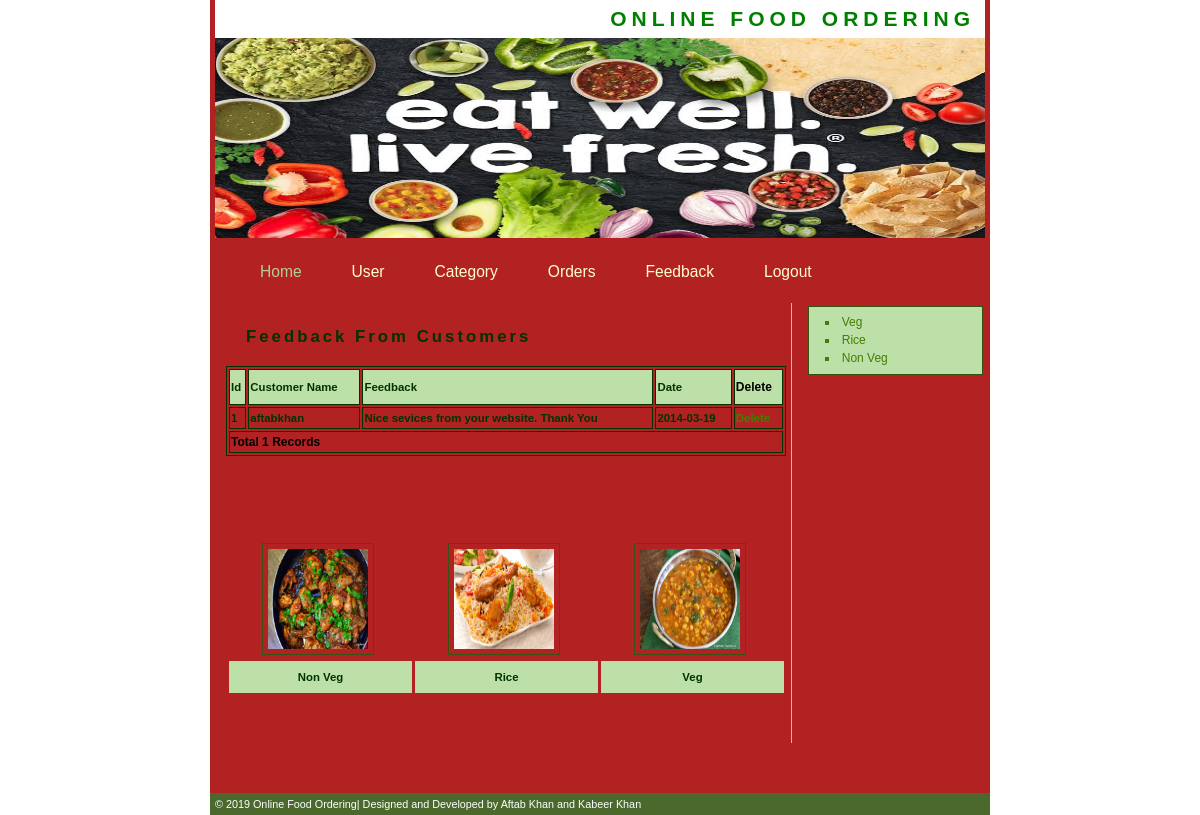
/Admin/Feedback.php, run on the app's committed database.
### tables this page shows
CREATE TABLE IF NOT EXISTS `feedback_master` (
  `FeedbackId` int(11) NOT NULL AUTO_INCREMENT,
  `CustomerId` int(11) NOT NULL,
  `Feedback` varchar(200) NOT NULL,
  `Date` date NOT NULL,
  PRIMARY KEY (`FeedbackId`)
);

CREATE TABLE IF NOT EXISTS `customer_registration` (
  `CustomerId` int(11) NOT NULL AUTO_INCREMENT,
  `CustomerName` varchar(20) NOT NULL,
  `Address` varchar(100) NOT NULL,
  `City` varchar(20) NOT NULL,
  `Email` varchar(50) NOT NULL,
  `Mobile` bigint(10) NOT NULL,
  `Gender` varchar(10) NOT NULL,
  `BirthDate` date NOT NULL,
  `UserName` varchar(20) NOT NULL,
  `Password` varchar(20) NOT NULL,
  PRIMARY KEY (`CustomerId`)
);

CREATE TABLE IF NOT EXISTS `category_master` (
  `CategoryId` int(11) NOT NULL AUTO_INCREMENT,
  `CategoryName` varchar(20) NOT NULL,
  `Description` varchar(200) NOT NULL,
  `Image` varchar(100) NOT NULL,
  PRIMARY KEY (`CategoryId`)
);

### Admin/Feedback.php (the view, shortened to what this page needs)
<!DOCTYPE html PUBLIC "-//W3C//DTD XHTML 1.0 Transitional//EN" "http://www.w3.org/TR/xhtml1/DTD/xhtml1-transitional.dtd">
<html xmlns="http://www.w3.org/1999/xhtml">
<head>
<link href="style.css" rel="stylesheet" type="text/css" />
</head>
<body>
<div id="wrapper">
  <?php
  include "Header.php";
  ?>
  <div id="content">
    <h2><span style="color:#003300"> Feedback From Customers</span></h2>
    <table width="100%" border="1" bordercolor="#003300" >
      <tr>
        <th height="32" bgcolor="#BDE0A8" class="style3"><div align="left" class="style9 style5"><strong>Id</strong></div></th>
        <th bgcolor="#BDE0A8" class="style3"><div align="left" class="style9 style5"><strong>Customer Name</strong></div></th>
        <th bgcolor="#BDE0A8" class="style3"><div align="left" class="style9 style5"><strong>Feedback</strong></div></th>
        <th bgcolor="#BDE0A8" class="style3"><div align="left" class="style9 style5"><strong>Date</strong></div></th>
         <th bgcolor="#BDE0A8" class="style3"><div align="left" class="style12">Delete</div></th>
      </tr>
      <?php
$con = mysql_connect("localhost","root");
$sql = "select Feedback_Master.FeedbackId,Customer_Registration.CustomerName,Feedback_Master.Feedback,Feedback_Master.Date from Feedback_Master,Customer_Registration where Feedback_Master.CustomerId=Customer_Registration.CustomerId";
$result = mysql_query($sql,$con);
while($row = mysql_fetch_array($result))
{
$Id=$row['FeedbackId'];
$Name=$row['CustomerName'];
$Feedback=$row['Feedback'];
$Date=$row['Date'];
?>
      <tr>
        <td class="style3"><div align="left" class="style9 style5"><strong><?php echo $Id;?></strong></div></td>
        <td class="style3"><div align="left" class="style9 style5"><strong><?php echo $Name;?></strong></div></td>
        <td class="style3"><div align="left" class="style9 style5"><strong><?php echo $Feedback;?></strong></div></td>
        <td class="style3"><div align="left" class="style9 style5"><strong><?php echo $Date;?></strong></div></td>
        <td class="style3"><div align="left" class="style9 style5"><strong><a href="DeleteFeedback.php?FeedbackId=<?php echo $Id;?>">Delete</a></strong></div></td>
      </tr>
      <?php
}
$records = mysql_num_rows($result);
?>
      <tr>
        <td colspan="5" class="style3"><div align="left" class="style12"><?php echo "Total ".$records." Records"; ?> </div></td>
      </tr>
    </table>
    <p align="justify">&nbsp;</p>
 <?php
      include "categoryList.php";
      ?>
    <p>&nbsp;</p>
  </div>
 <?php
 include "Right.php";
 ?>
   <?php
 include "Footer.php";
 ?>
</div>
</body>
</html>

### Admin/Right.php (shortened to what this page needs)
<div id="right-col">
    <div class="scroll">
       <ul class="side">
           <?php
$con = mysql_connect("localhost","root");
$sql = "select * from Category_Master";
$result = mysql_query($sql,$con);
while($row = mysql_fetch_array($result))
{
$Id=$row['CategoryId'];
$CategoryName=$row['CategoryName'];
?>
     <li><a href="Products.php?CategoryId=<?php echo $Id;?>"><?php echo $CategoryName;?></a></li>
    <?php
	}
?>
    </ul>
  </div>
</div>

### Admin/style.css (style rules this page uses)
body { margin : 0; padding : 0; text-align : left; font : 75% "Trebuchet MS", verdana, arial, sans-serif; line-height : 1.5em; background : url(img/banner1.jpg); }
#wrapper { position : relative; width : 780px; margin-right : auto; margin-left : auto; padding : 0; border : 0px solid green; background: #B22222; }
#content { width : 560px; float : left; margin-top : 0; margin-left : 11px; padding : 5px; border-right : 1px solid #b2d094; }
#content p { padding : 0 20px; }
#right-col { width : 175px; margin : 5px 0 0 590px; border-left : 1px none #28460a; padding : 3px; }
div.scroll { height : auto; width : 160px; padding : 1ex; margin : 0 0 30px 5px; border : 1px solid #345411; background : #BCE0A8; color : #000; }
h2 { margin : 20px; font-size : 140%; letter-spacing : 3px; background : inherit; color : green; }
a:link, a:visited { text-decoration : none; background : inherit; color : #457C05; }
ul.side { list-style-type : square; padding : 0; margin : 0; background : inherit; color : #457C05; }
.side li { padding-left : 0.2em; margin-left : 2em; }

### Admin/Feedback.php (style rules this page uses)
.style3 { font-weight: bold }

### data on the page
feedback_master: FeedbackId "1", CustomerId.CustomerName "aftabkhan", Feedback "Nice sevices from your website. Thank You", Date "2014-03-19"
category_master: CategoryName "Veg"
category_master: CategoryName "Rice"
category_master: CategoryName "Non Veg"

### other printed values
$records "1"
